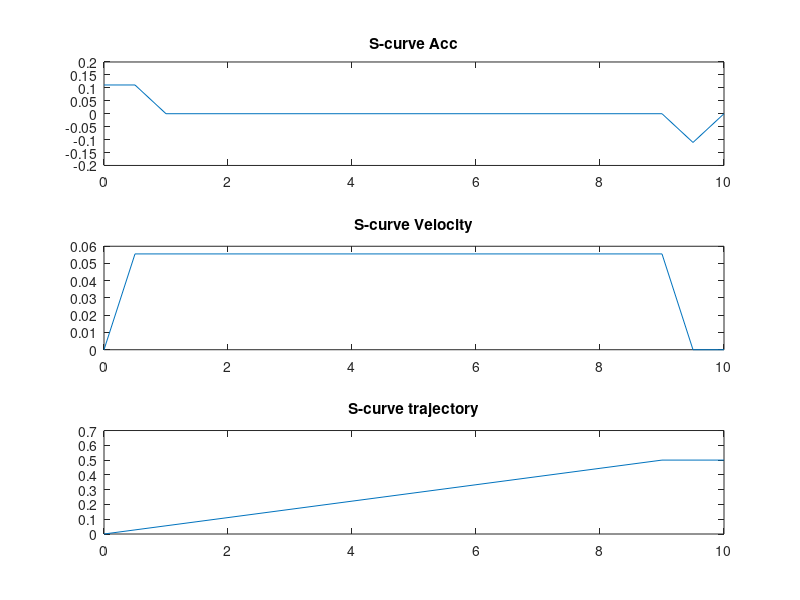

Here is the MATLAB script that generated this plot:
    totalTime=10;
    timeInterval=0.5;
    taFactor=0.1;
    velLi1near=0.1;
    %%Geração de um perfil de velocidade trapezoidal
    % Dado um tempo de t segundos
    t = 0:timeInterval:totalTime;
    v=zeros(1,length(t));
    acc=zeros(1,length(t));
%     % Uma trajetória retilinea de x metros
%     dt=totalDistance;
    %Temos uma velocidade media vavg
    vavg=velLi1near;
    
    %Considerando ta e td como 20% do tempo total
    ta=taFactor*t(end);
    td=ta;
    
    
    
    %tc sendo o tempo de velocidade constante
    tc=t(end)-ta-td;
    %dado dt=((1/2)*vmax)*(ta+td)+vmax*(tc)
    %temos dt=(1/10)*vmax+vmax*(8/10) e dt=vavg*tt
    vmax=vavg*((ta+tc)/t(end))^-1;
    accavg=vmax/(ta);       
    i=1;
    while(t(i)<ta)
        
        acc(i)=accavg;
        i=i+1;
        
    end
    
    while(t(i)<=(ta+tc))
        
        acc(i)=0;
        i=i+1;
        
    end
    while(t(i)<(ta+td+tc))
        
        acc(i)=-accavg;
        i=i+1;
        
    end
   
    for i=2:length(t)
        v(i)=v(i-1)+acc(i)*(t(i)-t(i-1));
    end
    
    d=zeros(1,length(v));
    
    for i=2:length(v)
        d(i)=d(i-1)+(v(i))*(t(i)-t(i-1));
    end
    
 
    figure('Name','Profiles');
    subplot(3,1,1)
    plot(t,acc)
    title('S-curve Acc')
    subplot(3,1,2)
    plot(t,v)
    title('S-curve Velocity')
    subplot(3,1,3)
    plot(t,d)
    title('S-curve trajectory')